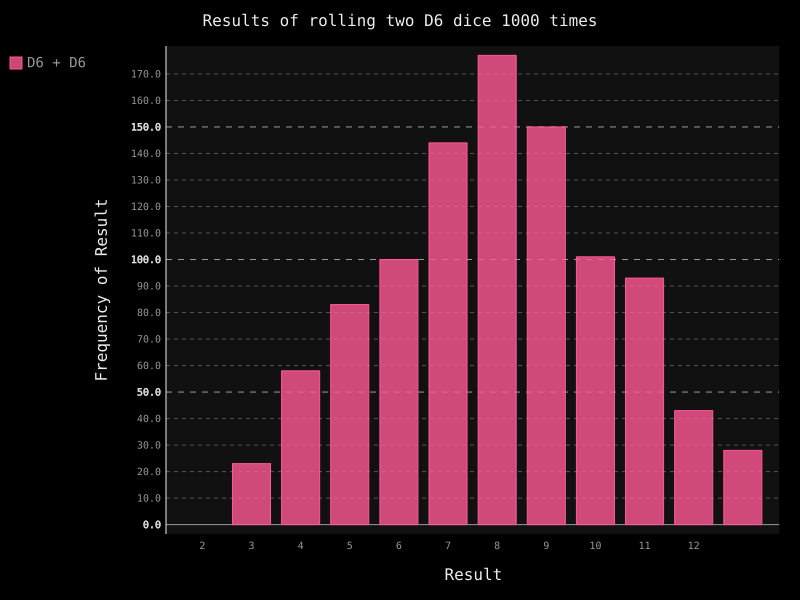

Reproduce this figure in Python.
from die import *
import pygal

die_1 = Die()
die_2 = Die()

results = []
for roll_num in range(1000):
    result = die_1.roll() + die_2.roll()
    results.append(result)

print(results)

frequencies = []
max_result = die_1.num_sides + die_2.num_sides
for value in range(1, max_result + 1):
    frequency = results.count(value)
    frequencies.append(frequency)

print(frequencies)

hist = pygal.Bar()

hist.title = "Results of rolling two D6 dice 1000 times"
hist.x_labels = [str(x) for x in range(2, max_result + 1)]
hist.x_title = "Result"
hist.y_title = "Frequency of Result"

hist.add('D6 + D6', frequencies)
hist.render_to_file('dies_visual.svg')
